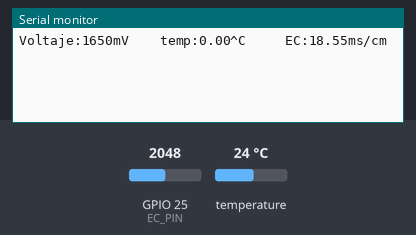
This sketch was run on a simulated ESP32. Parts: the last lines printed to the serial monitor. The test bench sets the inputs (shaded band); at power-on: temperature 24 °C, GPIO 25 (EC_PIN) = 2048.

Above: at 1.2 s.
1.3 s: temperature set to 12 °C
At 2.3 s:
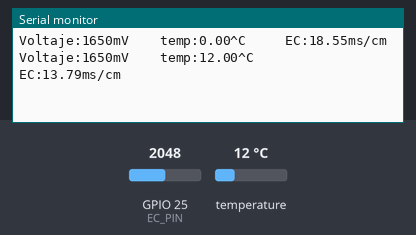
2.8 s: temperature set to 19 °C
At 3.7 s:
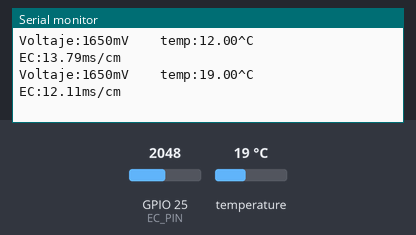
4.3 s: GPIO 25 (EC_PIN) set to 1417
At 4.3 s:
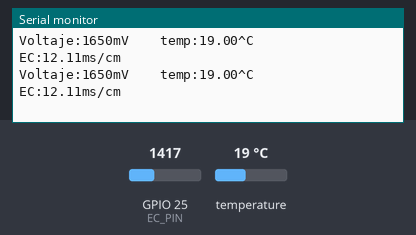
5.8 s: GPIO 25 (EC_PIN) set to 1497
At 6.2 s:
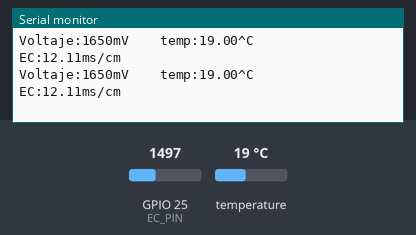
Timing chart, 0 to 8.3 s (numbered marks = the images above; inputs shaded):
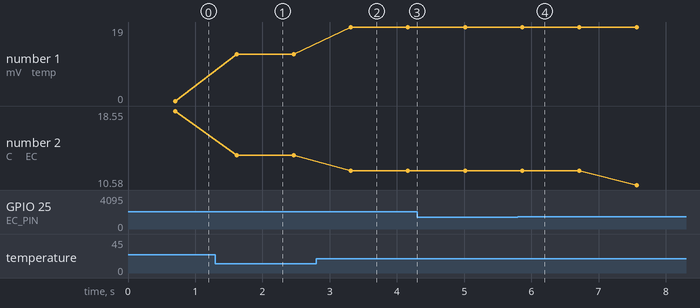

Measured:
- after the input at 1.3 s, the serial monitor: prints a new line after 0.31 s (image 1)
- after the input at 2.8 s, the serial monitor: prints a new line after 0.51 s (image 2)
- plotted number 1: 0 → 12 after the input at 1.3 s, 12 → 19 after the input at 2.8 s
- plotted number 2: 18.55 → 13.79 after the input at 1.3 s, 13.79 → 12.11 after the input at 2.8 s, 12.11 → 10.58 after the input at 5.8 s

The sketch:

test_EC2.ino
```cpp
#include <OneWire.h>
#include <DallasTemperature.h>

#define EC_PIN 25
#define TEMP_PIN 33

const byte numReadings = 20;
unsigned int AnalogSampleInterval = 25,printInterval = 700,tempSampleInterval=850;
unsigned int readings[numReadings], i = 0;
unsigned long AnalogValueTotal = 0;
unsigned int AnalogAverage = 0,averageVoltage=0;
unsigned long AnalogSampleTime,printTime,tempSampleTime;
float temperature,EC;

OneWire ds(TEMP_PIN);
DallasTemperature temp(&ds);

void setup() {

  Serial.begin(115200);
  temp.begin();
}
void loop() {

  if(millis()-AnalogSampleTime>=AnalogSampleInterval)
  {
    AnalogSampleTime=millis();
    AnalogValueTotal -= readings[i];
    readings[i] = analogRead(EC_PIN);
    AnalogValueTotal+= readings[i];
    i ++;

    if (i >= numReadings){
      i = 0;
      AnalogAverage = AnalogValueTotal / numReadings;
    }

  }

   if(millis()-tempSampleTime>=tempSampleInterval)
  {
    tempSampleTime=millis();
    temperature = readTemperature();
  }

  if(millis()-printTime>=printInterval)
  {
    printTime=millis();
    averageVoltage=AnalogAverage*(float)3300/4095;
    Serial.print("Voltaje:");
    Serial.print(averageVoltage);
    Serial.print("mV    ");
    Serial.print("temp:");
    Serial.print(temperature);
    Serial.print("^C     EC:");

    float TempCoefficient=1.0+0.0185*(temperature-25.0);
    float CoefficientVolatge=(float)averageVoltage/TempCoefficient;
    if(CoefficientVolatge<150){
      Serial.println("No solution!");
    }else if(CoefficientVolatge>3300){
      Serial.println("Out of the range!");
    }else{
      if(CoefficientVolatge<=448){
        EC=6.84*CoefficientVolatge-64.32;
      }else if(CoefficientVolatge<=1457){
        EC=6.98*CoefficientVolatge-127;
      }
      else{
        EC=5.3*CoefficientVolatge+2278;
        EC/=1000;
      }
      Serial.print(EC,2);
      Serial.println("ms/cm");
    }
  }

}

float readTemperature(){
  temp.requestTemperatures();
  return temp.getTempCByIndex(0);
}
```
